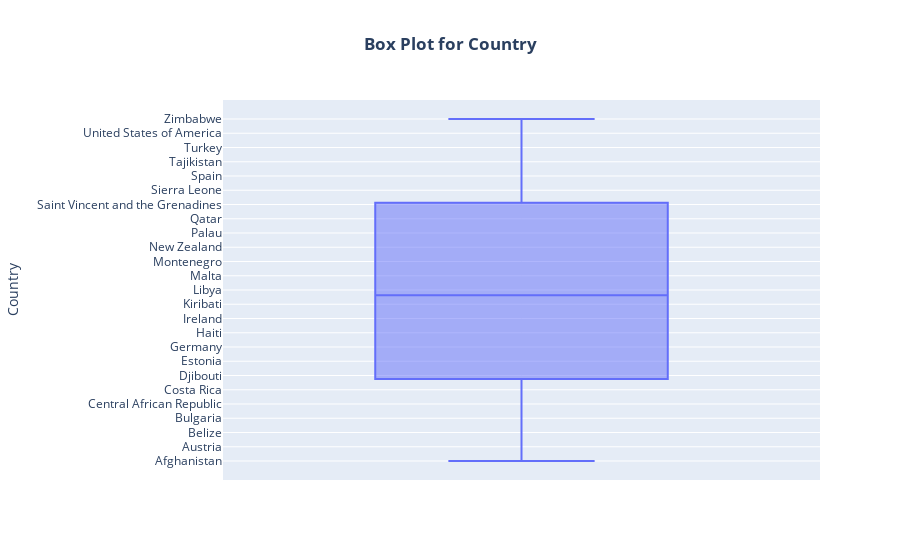
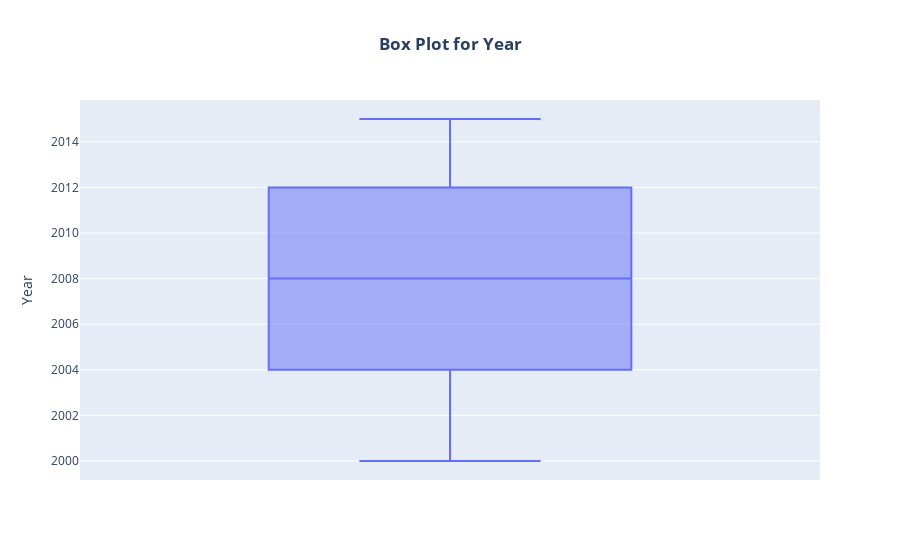
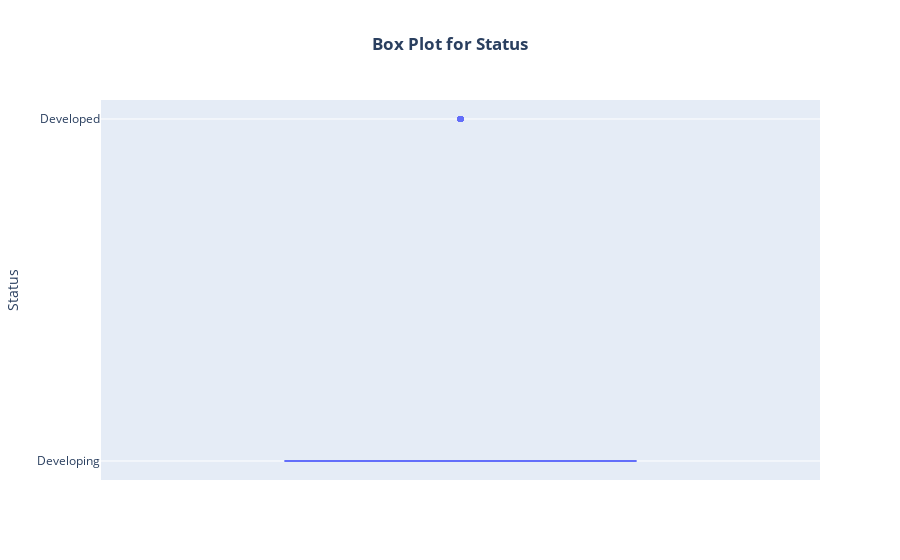
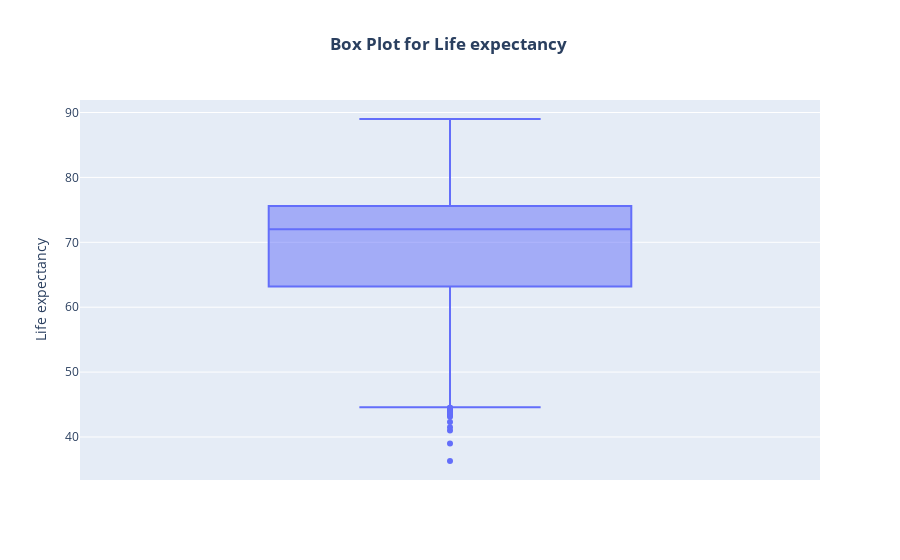

Notebook source saved alongside these figures, in order:
### Markdown cell above
#### Handling Outliers
First I will draw boxplot to check outliers

### Code cell
# Loop through each column and create a box plot
for column in df.columns:
    fig = px.box(df, y=column, title=f'Box Plot for {column}')
    
    # Update layout to center the title and make it bold
    fig.update_layout(
        title=dict(text=f'<b>Box Plot for {column}</b>', x=0.5),
        boxmode='group'  
    )
    
    fig.show()

### Figure 1 — Plotly figure (JSON) as saved in the notebook; plotly's stock layout.template omitted (floating-point values rounded to 4 significant figures; data arrays with more than 128 entries replaced by an {"elided": "..."} marker saying what was removed)
{"data": [{"alignmentgroup": "True", "hovertemplate": "Country=%{y}<extra></extra>", "legendgroup": "", "marker": {"color": "#636efa"}, "name": "", "notched": false, "offsetgroup": "", "orientation": "v", "showlegend": false, "type": "box", "x0": " ", "xaxis": "x", "y": {"elided": "2938 str values"}, "y0": " ", "yaxis": "y"}], "layout": {"boxmode": "group", "legend": {"tracegroupgap": 0}, "title": {"text": "<b>Box Plot for Country</b>", "x": 0.5}, "xaxis": {"anchor": "y", "domain": [0, 1]}, "yaxis": {"anchor": "x", "domain": [0, 1], "title": {"text": "Country"}}}}

### Figure 2 — Plotly figure (JSON) as saved in the notebook; plotly's stock layout.template omitted (floating-point values rounded to 4 significant figures; data arrays with more than 128 entries replaced by an {"elided": "..."} marker saying what was removed)
{"data": [{"alignmentgroup": "True", "hovertemplate": "Year=%{y}<extra></extra>", "legendgroup": "", "marker": {"color": "#636efa"}, "name": "", "notched": false, "offsetgroup": "", "orientation": "v", "showlegend": false, "type": "box", "x0": " ", "xaxis": "x", "y": {"elided": "2938 int values"}, "y0": " ", "yaxis": "y"}], "layout": {"boxmode": "group", "legend": {"tracegroupgap": 0}, "title": {"text": "<b>Box Plot for Year</b>", "x": 0.5}, "xaxis": {"anchor": "y", "domain": [0, 1]}, "yaxis": {"anchor": "x", "domain": [0, 1], "title": {"text": "Year"}}}}

### Figure 3 — Plotly figure (JSON) as saved in the notebook; plotly's stock layout.template omitted (floating-point values rounded to 4 significant figures; data arrays with more than 128 entries replaced by an {"elided": "..."} marker saying what was removed)
{"data": [{"alignmentgroup": "True", "hovertemplate": "Status=%{y}<extra></extra>", "legendgroup": "", "marker": {"color": "#636efa"}, "name": "", "notched": false, "offsetgroup": "", "orientation": "v", "showlegend": false, "type": "box", "x0": " ", "xaxis": "x", "y": {"elided": "2938 str values"}, "y0": " ", "yaxis": "y"}], "layout": {"boxmode": "group", "legend": {"tracegroupgap": 0}, "title": {"text": "<b>Box Plot for Status</b>", "x": 0.5}, "xaxis": {"anchor": "y", "domain": [0, 1]}, "yaxis": {"anchor": "x", "domain": [0, 1], "title": {"text": "Status"}}}}

### Figure 4 — Plotly figure (JSON) as saved in the notebook; plotly's stock layout.template omitted (floating-point values rounded to 4 significant figures; data arrays with more than 128 entries replaced by an {"elided": "..."} marker saying what was removed)
{"data": [{"alignmentgroup": "True", "hovertemplate": "Life expectancy =%{y}<extra></extra>", "legendgroup": "", "marker": {"color": "#636efa"}, "name": "", "notched": false, "offsetgroup": "", "orientation": "v", "showlegend": false, "type": "box", "x0": " ", "xaxis": "x", "y": {"elided": "2938 float values"}, "y0": " ", "yaxis": "y"}], "layout": {"boxmode": "group", "legend": {"tracegroupgap": 0}, "title": {"text": "<b>Box Plot for Life expectancy </b>", "x": 0.5}, "xaxis": {"anchor": "y", "domain": [0, 1]}, "yaxis": {"anchor": "x", "domain": [0, 1], "title": {"text": "Life expectancy "}}}}
